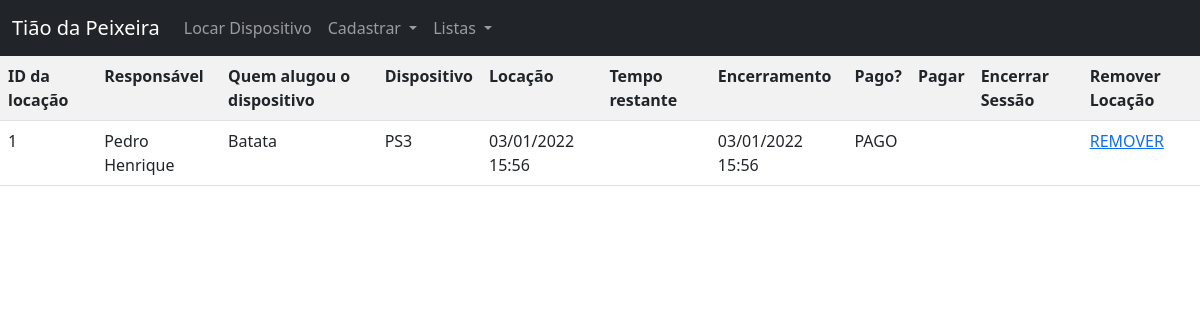
Page /dispositivo/listar_locacoes on the committed database.
### Locacoes.py (models this page shows)
class Locacao(db.Model):
    id = db.Column(db.Integer, primary_key=True)
    id_usuario = db.Column(db.Integer,db.ForeignKey('usuario.id'))
    nome_pessoa = db.Column(db.String(100),unique=False,nullable=True)
    id_dispositivo = db.Column(db.Integer,db.ForeignKey('dispositivo.id'))
    data_locacao = db.Column(db.DateTime,unique=False,nullable=False)
    final_esperado = db.Column(db.DateTime,unique=False,nullable=True)
    data_encerramento = db.Column(db.DateTime,unique=False,nullable=True)
    pago = db.Column(db.Boolean,default=False)

### Usuarios.py (models this page shows)
class Usuario(db.Model):
    id = db.Column(db.Integer, primary_key=True)
    nome = db.Column(db.String(200), unique=False, nullable=False)
    username = db.Column(db.String(80), unique=True, nullable=False)
    email = db.Column(db.String(120), unique=True, nullable=True)
    telefone = db.Column(db.String(20),unique=False,nullable=True)
    senha = db.Column(db.String(80), unique=False, nullable=False)
    locacoes = db.relationship('Locacao',backref='usuario',lazy=True)

### Dispositivos.py (models this page shows, shortened)
class Dispositivo(db.Model):
    id = db.Column(db.Integer, primary_key=True)
    nome = db.Column(db.String(20), unique=False, nullable=False)
    disponivel = db.Column(db.Integer, default=0)
    locacoes = db.relationship('Locacao',backref='dispositivo',lazy=True)

### app.py (the view)
@app.route('/dispositivo/listar_locacoes')
def listar_locacoes():
    locacoes = Locacao.query.order_by(Locacao.data_locacao.desc()).all()
    return(render_template('locacoes.html',locacoes=locacoes,tempo_atual=datetime.now()))

### templates/locacoes.html (shortened to what this page needs)
{% extends "base.html" %}
{% block conteudo %}
    <table class="table table-hover table-striped">
        <tr>
            <th>ID da locação</th>
            <th>Responsável</th>
            <th>Quem alugou o dispositivo</th>
            <th>Dispositivo</th>
            <th>Locação</th>
            <th>Tempo restante</th>
            <th>Encerramento</th>
            <th>Pago?</th>
            <th>Pagar</th>
            <th>Encerrar Sessão</th>
            <th>Remover Locação</th>
        </tr>
        {% for locacao in locacoes %}
            <tr>
                <td>{{locacao.id}}</td>
                <td>{{locacao.usuario.nome}}</td>
                <td>{{locacao.nome_pessoa}}</td>
                <td>{{locacao.dispositivo.nome}}</td>
                <td>{{locacao.data_locacao.strftime('%d/%m/%Y %H:%M')}}</td>
                {% if locacao.data_encerramento is none %}
                   <td>{{locacao.final_esperado - tempo_atual}}</td>
                {% else %}
                    <td></td>
                {% endif %}
                {% if locacao.data_encerramento is not none %}
                    <td>{{locacao.data_encerramento.strftime('%d/%m/%Y %H:%M')}}</td>
                {% else %}
                    <td></td>
                {% endif %}
                {% if locacao.pago == True %}
                    <td>PAGO</td>
                {% else %}
                    <td></td>
                {% endif %}
                {% if locacao.pago == False %}
                    <td><a href="{{url_for('pagar_locacao',id_locacao=locacao.id)}}">PAGAR</a></td>
                {% else %}
                    <td></td>
                {% endif %}
                {% if locacao.data_encerramento is none %}
                    <td><a href="{{url_for('encerrar_locacao',id_locacao=locacao.id)}}">ENCERRAR</a></td>
                {% else %}
                    <td></td>
                {% endif %}
                <td><a href="{{url_for('remover_locacao',id_locacao=locacao.id)}}">REMOVER</a></td>
                </tr>
        {% endfor %}
    </table>
{% endblock %}

### rows in the picture
Locacao: id "1", usuario.nome "Pedro Henrique", nome_pessoa "Batata", dispositivo.nome "PS3", data_locacao "03/01/2022 15:56", data_encerramento "03/01/2022 15:56", pago "PAGO"
